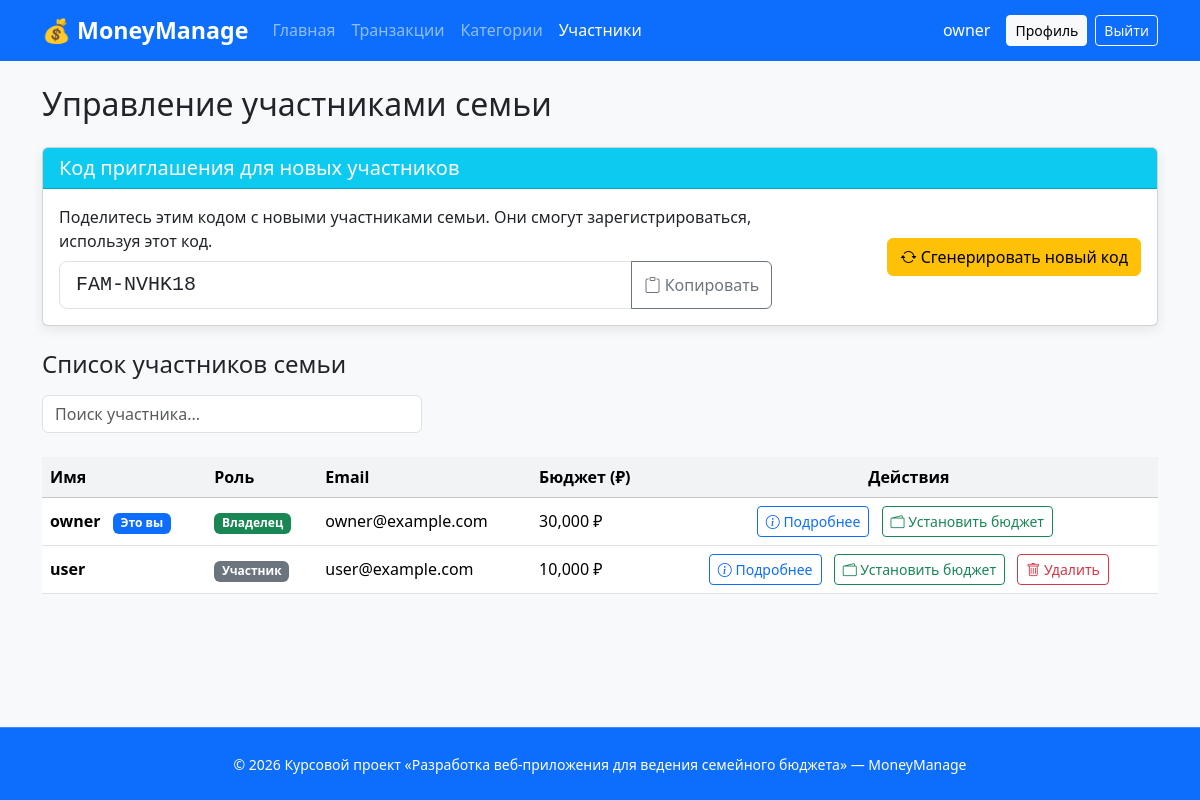
Screenshot of /members (signed in) with the database file from the repository.
### project/models.py (models this page shows, shortened)
class User(UserMixin, db.Model):
    __tablename__ = 'user'
    id = db.Column(db.Integer, primary_key=True)
    username = db.Column(db.String(50), unique=True, nullable=False)
    email = db.Column(db.String(100), unique=True, nullable=False)
    password_hash = db.Column(db.String(255), nullable=False)
    role = db.Column(db.String(20), nullable=False, default='member')
    family_id = db.Column(db.Integer, db.ForeignKey('family.id'), nullable=True)
    created_at = db.Column(db.DateTime, default=datetime.utcnow)
    family = db.relationship('Family', back_populates='users')
    transactions = db.relationship('Transaction', back_populates='user', lazy=True, order_by="Transaction.date.desc()")
    user_budgets = db.relationship('UserBudget', back_populates='user', lazy=True)

class Family(db.Model):
    __tablename__ = 'family'
    id = db.Column(db.Integer, primary_key=True)
    name = db.Column(db.String(100), nullable=False)
    invite_code = db.Column(db.String(20), unique=True, nullable=False)
    created_at = db.Column(db.DateTime, default=datetime.utcnow)
    users = db.relationship('User', back_populates='family', lazy=True)
    categories = db.relationship('Category', back_populates='family', lazy=True)
    dashboard_stats = db.relationship('DashboardStats', back_populates='family', lazy=True)

class UserBudget(db.Model):
    __tablename__ = 'user_budget'
    id = db.Column(db.Integer, primary_key=True)
    user_id = db.Column(db.Integer, db.ForeignKey('user.id'), nullable=False)
    amount_limit = db.Column(db.Numeric(10, 2), nullable=False)
    period = db.Column(db.String(10), nullable=False)  # month, year
    description = db.Column(db.Text, nullable=True)
    user = db.relationship('User', back_populates='user_budgets')

### project/main.py (the view)
@main_bp.route('/members')
@login_required
def members():
    if current_user.role != 'owner':
        flash('Только владелец семьи может управлять участниками', 'danger')
        return redirect(url_for('main.index'))
    family_members = current_user.family.users if current_user.family else []
    invite_code = current_user.family.invite_code if current_user.family else None
    return render_template('members.html',
                         members=family_members,
                         invite_code=invite_code,
                         user=current_user)

### project/models.py (called while the page is built)
@login_manager.user_loader
def load_user(user_id):
    return User.query.get(int(user_id))

### templates/members.html (shortened to what this page needs)
{% extends "base.html" %}
{% block content %}
<h2 class="mb-4">Управление участниками семьи</h2>
<div class="card mb-4">
    <div class="card-header bg-info text-white">
        <h5 class="mb-0">Код приглашения для новых участников</h5>
    </div>
    <div class="card-body">
        <div class="row align-items-center">
            <div class="col-md-8">
                <p class="mb-2">Поделитесь этим кодом с новыми участниками семьи. Они смогут зарегистрироваться, используя этот код.</p>
                <div class="input-group">
                    <input type="text" class="form-control form-control-lg font-monospace" id="inviteCode" value="{{ invite_code }}" readonly>
                    <button class="btn btn-outline-secondary" onclick="copyInviteCode()" type="button">
                        <i class="bi bi-clipboard"></i> Копировать
                    </button>
                </div>
            </div>
            <div class="col-md-4 text-end">
                <form method="POST" action="{{ url_for('main.generate_invite_code_route') }}">
                    <button type="submit" class="btn btn-warning">
                        <i class="bi bi-arrow-repeat"></i> Сгенерировать новый код
                    </button>
                </form>
            </div>
        </div>
    </div>
</div>
<h4 class="mb-3">Список участников семьи</h4>
<div class="d-flex flex-wrap gap-2 mb-4">
    <div class="input-group" style="max-width: 380px;">
        <input type="text" class="form-control" id="searchMember" placeholder="Поиск участника...">
    </div>
</div>
<div class="table-responsive">
    <table class="table table-hover align-middle" id="membersTable">
        <thead class="table-light">
            <tr>
                <th>Имя</th>
                <th>Роль</th>
                <th>Email</th>
                <th>Бюджет (₽)</th>
                <th class="text-center">Действия</th>
            </tr>
        </thead>
        <tbody>
            {% for member in members %}
            <tr>
                <td>
                    <strong>{{ member.username }}</strong>
                    {% if member.id == user.id %}
                        <span class="badge bg-primary ms-2">Это вы</span>
                    {% endif %}
                </td>
                <td>
                    {% if member.role == 'owner' %}
                        <span class="badge bg-success">Владелец</span>
                    {% elif member.role == 'admin' %}
                        <span class="badge bg-danger">Админ</span>
                    {% else %}
                        <span class="badge bg-secondary">Участник</span>
                    {% endif %}
                </td>
                <td>{{ member.email }}</td>
                <td>
                    {% set member_budget = member.user_budgets|first %}
                    {% if member_budget %}
                        {{ "{:,.0f}".format(member_budget.amount_limit) }} ₽
                    {% else %}
                        <span class="text-muted">Не установлен</span>
                    {% endif %}
                </td>
                <td class="text-center">
                    <button class="btn btn-sm btn-outline-primary me-2" onclick="viewMemberDetails({{ member.id }})">
                        <i class="bi bi-info-circle"></i> Подробнее
                    </button>
                    {% if member.role != 'admin' %}
                    <button class="btn btn-sm btn-outline-success me-2" onclick="setMemberBudget({{ member.id }}, '{{ member.username }}')">
                        <i class="bi bi-wallet2"></i> Установить бюджет
                    </button>
                    {% endif %}
                    {% if member.id != user.id and member.role != 'owner' %}
                    <button class="btn btn-sm btn-outline-danger" onclick="deleteMember({{ member.id }})">
                        <i class="bi bi-trash"></i> Удалить
                    </button>
                    {% endif %}
                </td>
            </tr>
            {% endfor %}
        </tbody>
    </table>
</div>
{% endblock %}

### templates/base.html (shortened to what this page needs)
<!DOCTYPE html>
<html lang="ru">
<head>
    <link href="https://cdn.jsdelivr.net/npm/bootstrap@5.3.3/dist/css/bootstrap.min.css" rel="stylesheet">
    <link href="{{ url_for('static', filename='css/style.css') }}" rel="stylesheet">
    <link rel="stylesheet" href="https://cdn.jsdelivr.net/npm/bootstrap-icons@1.11.3/font/bootstrap-icons.min.css">
</head>
<body class="d-flex flex-column min-vh-100">
    <nav class="navbar navbar-expand-lg navbar-dark bg-primary">
        <div class="container">
            <a class="navbar-brand fw-bold" href="{{ url_for('main.index') }}">💰 MoneyManage</a>
            <div class="collapse navbar-collapse" id="navbarNav">
                <ul class="navbar-nav me-auto">
                    {% if current_user.is_authenticated %}
                        {% if current_user.role == 'owner' %}
                            <li class="nav-item"><a class="nav-link {% if request.endpoint == 'main.owner_dashboard' %}active{% endif %}" href="{{ url_for('main.owner_dashboard') }}">Главная</a></li>
                            <li class="nav-item"><a class="nav-link {% if request.endpoint == 'main.transactions' %}active{% endif %}" href="{{ url_for('main.transactions') }}">Транзакции</a></li>
                            <li class="nav-item"><a class="nav-link {% if request.endpoint == 'main.categories' %}active{% endif %}" href="{{ url_for('main.categories') }}">Категории</a></li>
                            <li class="nav-item"><a class="nav-link {% if request.endpoint == 'main.members' %}active{% endif %}" href="{{ url_for('main.members') }}">Участники</a></li>
                        {% elif current_user.role == 'admin' %}
                            <li class="nav-item"><a class="nav-link {% if request.endpoint == 'admin.admin_dashboard' %}active{% endif %}" href="{{ url_for('admin.admin_dashboard') }}">Админ-панель</a></li>
                        {% endif %}
                    {% endif %}
                </ul>
                {% if current_user.is_authenticated %}
                <div class="d-flex align-items-center">
                    <span class="text-white me-3">{{ current_user.username }}</span>
                    <a href="{{ url_for('main.profile') }}" class="btn btn-light btn-sm me-2">Профиль</a>
                    <a href="{{ url_for('auth.logout') }}" class="btn btn-outline-light btn-sm">Выйти</a>
                </div>
                {% else %}
                <div class="d-flex align-items-center">
                    <a href="{{ url_for('auth.login') }}" class="btn btn-outline-light btn-sm">Вход</a>
                    <a href="{{ url_for('auth.register') }}" class="btn btn-light btn-sm ms-2">Регистрация</a>
                </div>
                {% endif %}
            </div>
        </div>
    </nav>
    <main class="flex-shrink-0">
        <div class="container mt-4">
            {% block content %}{% endblock %}
        </div>
    </main>
    <footer class="mt-auto bg-primary text-white py-4">
        <div class="container text-center">
            <small>© 2026 Курсовой проект «Разработка веб-приложения для ведения семейного бюджета» — MoneyManage</small>
        </div>
    </footer>
</body>
</html>

### static/css/style.css (style rules this page uses)
body { background-color: #f8f9fa; }
.card { box-shadow: 0 4px 12px rgba(0, 0, 0, 0.08); transition: transform 0.2s ease; }
.table th { background-color: #f1f3f5; }
.navbar-brand { font-size: 1.45rem; }
footer { border-top: 1px solid rgba(255,255,255,0.2); }

### rows the page displays
User: username "owner", shows "Это вы", role "Владелец", email "owner@example.com"
Family: invite_code "FAM-NVHK18"
UserBudget: amount_limit "30,000"
User: username "user", role "Участник", email "user@example.com"
UserBudget: amount_limit "10,000"
